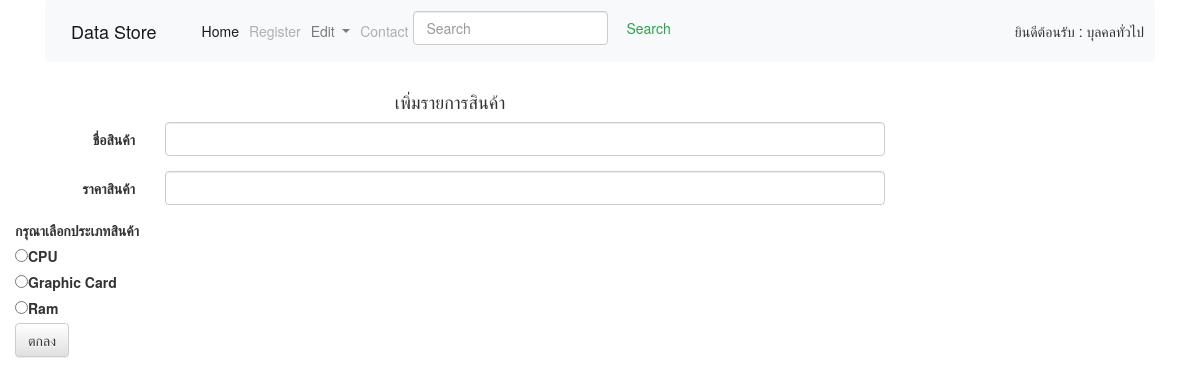
The page /5824631014-ProjectWeb/product_add.php on the database its author committed.
### tables this page shows
CREATE TABLE `product_type` (
  `pdt_id` int(5) NOT NULL,
  `pdt_name` varchar(20) NOT NULL
);

### 5824631014-ProjectWeb/product_add.php (the view, shortened to what this page needs)
<html>
    <head>
        <link rel="stylesheet" href="https://maxcdn.bootstrapcdn.com/bootstrap/4.0.0-beta.2/css/bootstrap.min.css">
        <link href="bootstrap/css/bootstrap.css" rel="stylesheet" type="text/css">
        <link href="bootstrap/css/bootstrap-theme.css" rel="stylesheet" type="text/css">
        <?php
            include 'menu.php';
        ?>
    </head>
    </head>
    <body>
                <div class="col-sm-12 col-md-9 col-lg-9">
                    <center><h4>เพิ่มรายการสินค้า</h4></center>
                <?php
                    if(isset($_GET['submit'])){
                        $prd_name = $_GET['prd_name'];
                        $prd_price = $_GET['prd_price'];
                        $prd_pdt_id = $_GET['prd_pdt_id'];
                        $sql = "insert into product (prd_name , prd_price , prd_pdt_id) values ('$prd_name','$prd_price','$prd_pdt_id')";
                        include './connection.php';
                        mysqli_query($conn,$sql);
                        mysqli_close($conn);
                        echo "เพิ่มรายการสินค้า $prd_name เรียบร้อยแล้ว<br>";
                        echo '<a href="product_list.php">แสดงเครื่องมือทั้งหมด</a>';
                    }else{
                ?>
                    <form class="form-horizontal" role="form" name="product_add" action="<?php echo $_SERVER['PHP_SELF']?>">
                             <div class="form-group">
                            <label for="prd_name" class="col-md-2 col-lg-2 control-label">ชื่อสินค้า</label>
                            <div class="col-md-10 col-lg-10">
                                <input type="text" name="prd_name" id="prd_name" class="form-control">
                            </div>
                        </div>
                        <div class="form-group">
                            <label for="prd_price" class="col-md-2 col-lg-2 control-label">ราคาสินค้า</label>
                            <div class="col-md-10 col-lg-10">
                                <input type="int" name="prd_price" id="prd_price" class="form-control">
                            </div>
                        </div>
                        <label>กรุณาเลือกประเภทสินค้า</label><br>
                              <?php
                                include './connection.php';
                                $sql =  'SELECT * FROM product_type';
                                $result = mysqli_query($conn,$sql);
                                while (($row = mysqli_fetch_array($result, MYSQLI_ASSOC)) != NULL) {
                                    $pdt = 'product_type['.$row['pdt_id'].']';
                                    echo '<input type="radio" name=prd_pdt_id ';
                                    echo 'id="' . $pdt . '" ';
                                    echo 'value="'.$row['pdt_id'].'">';
                                    echo '<label for="'.$pdt.'">'.$row['pdt_name'];
                                    echo '</label><br>';
                                }
                              ?>
                        <div class="form-group">
                            <div class="col-md-10 col-lg-10">
                                <input type="submit" name="submit" value="ตกลง" class="btn btn-default">
                            </div>
                        </div>
                    </form>
                <?php
                    }
                ?>
                </div>
    </body>
</html>

### rows shown on the page
product_type: pdt_name "CPU"
product_type: pdt_name "Graphic Card"
product_type: pdt_name "Ram"
